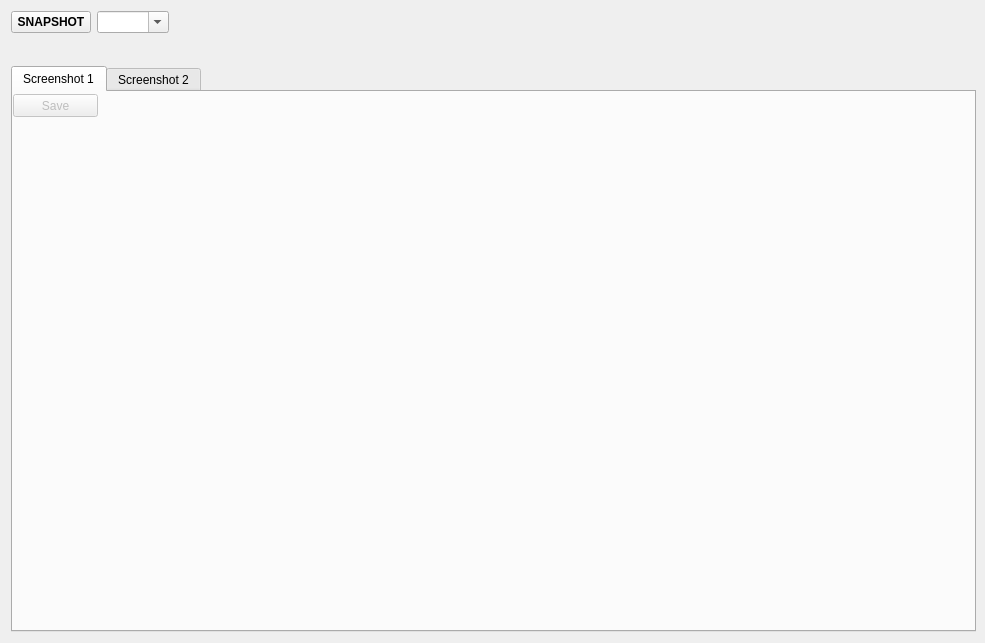
<?xml version="1.0" encoding="UTF-8"?>
<ui version="4.0">
 <class>Form</class>
 <widget class="QWidget" name="Form">
  <property name="enabled">
   <bool>true</bool>
  </property>
  <property name="geometry">
   <rect>
    <x>0</x>
    <y>0</y>
    <width>985</width>
    <height>643</height>
   </rect>
  </property>
  <property name="sizePolicy">
   <sizepolicy hsizetype="Expanding" vsizetype="Expanding">
    <horstretch>0</horstretch>
    <verstretch>0</verstretch>
   </sizepolicy>
  </property>
  <property name="minimumSize">
   <size>
    <width>985</width>
    <height>643</height>
   </size>
  </property>
  <property name="maximumSize">
   <size>
    <width>985</width>
    <height>643</height>
   </size>
  </property>
  <property name="mouseTracking">
   <bool>false</bool>
  </property>
  <property name="windowTitle">
   <string>    </string>
  </property>
  <property name="windowIcon">
   <iconset>
    <normaloff>C:/Users/dcristian/.designer/screenshotMaker/icon.png</normaloff>
    <normalon>icon.ico</normalon>C:/Users/dcristian/.designer/screenshotMaker/icon.png</iconset>
  </property>
  <layout class="QHBoxLayout" name="horizontalLayout">
   <item>
    <layout class="QVBoxLayout" name="verticalLayout">
     <item>
      <layout class="QFormLayout" name="formLayout">
       <property name="sizeConstraint">
        <enum>QLayout::SetNoConstraint</enum>
       </property>
       <property name="fieldGrowthPolicy">
        <enum>QFormLayout::ExpandingFieldsGrow</enum>
       </property>
       <item row="0" column="0">
        <widget class="QPushButton" name="actionButton">
         <property name="font">
          <font>
           <weight>75</weight>
           <bold>true</bold>
          </font>
         </property>
         <property name="text">
          <string>SNAPSHOT</string>
         </property>
        </widget>
       </item>
       <item row="0" column="1">
        <widget class="QComboBox" name="popupIdField">
         <property name="sizePolicy">
          <sizepolicy hsizetype="Maximum" vsizetype="Preferred">
           <horstretch>0</horstretch>
           <verstretch>0</verstretch>
          </sizepolicy>
         </property>
         <property name="editable">
          <bool>true</bool>
         </property>
         <property name="currentText">
          <string/>
         </property>
         <property name="maxVisibleItems">
          <number>50</number>
         </property>
         <property name="duplicatesEnabled">
          <bool>false</bool>
         </property>
         <property name="modelColumn">
          <number>0</number>
         </property>
        </widget>
       </item>
      </layout>
     </item>
     <item>
      <widget class="QTabWidget" name="images">
       <property name="sizePolicy">
        <sizepolicy hsizetype="Fixed" vsizetype="Fixed">
         <horstretch>0</horstretch>
         <verstretch>0</verstretch>
        </sizepolicy>
       </property>
       <property name="minimumSize">
        <size>
         <width>965</width>
         <height>566</height>
        </size>
       </property>
       <property name="maximumSize">
        <size>
         <width>965</width>
         <height>566</height>
        </size>
       </property>
       <property name="tabShape">
        <enum>QTabWidget::Rounded</enum>
       </property>
       <property name="currentIndex">
        <number>0</number>
       </property>
       <property name="tabsClosable">
        <bool>false</bool>
       </property>
       <property name="movable">
        <bool>true</bool>
       </property>
       <property name="tabBarAutoHide">
        <bool>true</bool>
       </property>
       <widget class="QWidget" name="tab1">
        <attribute name="title">
         <string>Screenshot 1</string>
        </attribute>
        <widget class="QLabel" name="labelTab1">
         <property name="geometry">
          <rect>
           <x>0</x>
           <y>0</y>
           <width>960</width>
           <height>540</height>
          </rect>
         </property>
         <property name="minimumSize">
          <size>
           <width>960</width>
           <height>540</height>
          </size>
         </property>
         <property name="maximumSize">
          <size>
           <width>960</width>
           <height>540</height>
          </size>
         </property>
         <property name="acceptDrops">
          <bool>false</bool>
         </property>
         <property name="autoFillBackground">
          <bool>false</bool>
         </property>
         <property name="frameShape">
          <enum>QFrame::NoFrame</enum>
         </property>
         <property name="frameShadow">
          <enum>QFrame::Plain</enum>
         </property>
         <property name="text">
          <string/>
         </property>
        </widget>
        <widget class="QPushButton" name="saveButton1">
         <property name="enabled">
          <bool>false</bool>
         </property>
         <property name="geometry">
          <rect>
           <x>0</x>
           <y>2</y>
           <width>85</width>
           <height>23</height>
          </rect>
         </property>
         <property name="text">
          <string>Save</string>
         </property>
        </widget>
       </widget>
       <widget class="QWidget" name="tab2">
        <attribute name="title">
         <string>Screenshot 2</string>
        </attribute>
        <widget class="QLabel" name="labelTab2">
         <property name="geometry">
          <rect>
           <x>0</x>
           <y>0</y>
           <width>960</width>
           <height>540</height>
          </rect>
         </property>
         <property name="minimumSize">
          <size>
           <width>960</width>
           <height>540</height>
          </size>
         </property>
         <property name="maximumSize">
          <size>
           <width>960</width>
           <height>540</height>
          </size>
         </property>
         <property name="acceptDrops">
          <bool>false</bool>
         </property>
         <property name="frameShape">
          <enum>QFrame::NoFrame</enum>
         </property>
         <property name="frameShadow">
          <enum>QFrame::Plain</enum>
         </property>
         <property name="text">
          <string/>
         </property>
        </widget>
        <widget class="QPushButton" name="saveButton2">
         <property name="enabled">
          <bool>false</bool>
         </property>
         <property name="geometry">
          <rect>
           <x>85</x>
           <y>2</y>
           <width>85</width>
           <height>23</height>
          </rect>
         </property>
         <property name="text">
          <string>Save</string>
         </property>
         <property name="default">
          <bool>false</bool>
         </property>
         <property name="flat">
          <bool>false</bool>
         </property>
        </widget>
       </widget>
      </widget>
     </item>
    </layout>
   </item>
  </layout>
 </widget>
 <resources/>
 <connections/>
</ui>
